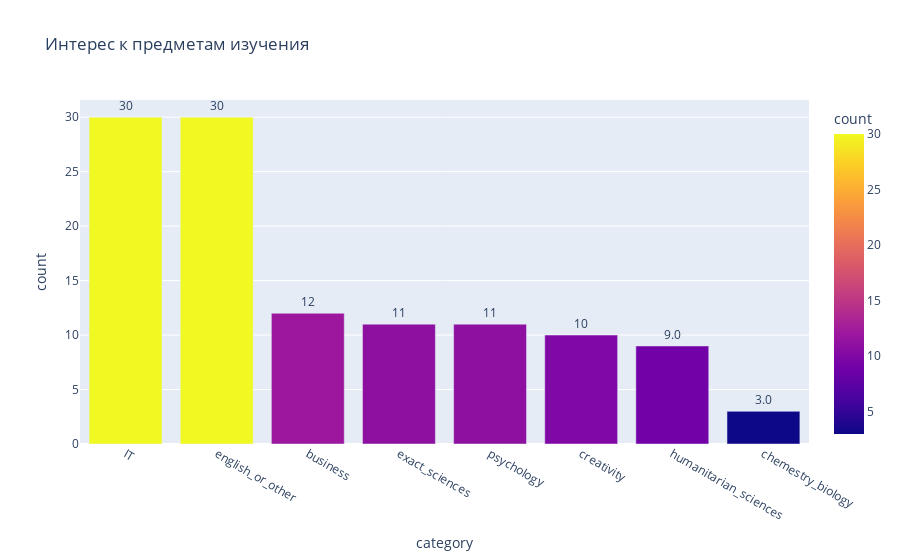

Here is the notebook cell this chart was saved with:
### Code cell
bar_interesting = px.bar(
    count_categories_df,
    x='category', y='count',
    title="Интерес к предметам изучения",
    color='count',
    text_auto='.2s',
)

bar_interesting.update_traces(textposition='outside')

bar_interesting.update_layout(
    barmode='stack',
    xaxis={'categoryorder': 'total descending'},
    

)
bar_interesting.show()

### Figure 1 — Plotly figure (JSON) as saved in the notebook; plotly's stock layout.template omitted (floating-point values rounded to 4 significant figures)
{"data": [{"alignmentgroup": "True", "hovertemplate": "category=%{x}<br>count=%{marker.color}<extra></extra>", "legendgroup": "", "marker": {"color": [11, 9, 3, 11, 10, 30, 12, 30], "coloraxis": "coloraxis", "pattern": {"shape": ""}}, "name": "", "offsetgroup": "", "orientation": "v", "showlegend": false, "textposition": "outside", "texttemplate": "%{y:.2s}", "type": "bar", "x": ["exact_sciences", "humanitarian_sciences", "chemestry_biology", "psychology", "creativity", "IT", "business", "english_or_other"], "xaxis": "x", "y": [11, 9, 3, 11, 10, 30, 12, 30], "yaxis": "y"}], "layout": {"barmode": "stack", "coloraxis": {"colorbar": {"title": {"text": "count"}}, "colorscale": [[0, "#0d0887"], [0.1111, "#46039f"], [0.2222, "#7201a8"], [0.3333, "#9c179e"], [0.4444, "#bd3786"], [0.5556, "#d8576b"], [0.6667, "#ed7953"], [0.7778, "#fb9f3a"], [0.8889, "#fdca26"], [1, "#f0f921"]]}, "legend": {"tracegroupgap": 0}, "title": {"text": "Интерес к предметам изучения"}, "xaxis": {"anchor": "y", "categoryorder": "total descending", "domain": [0, 1], "title": {"text": "category"}}, "yaxis": {"anchor": "x", "domain": [0, 1], "title": {"text": "count"}}}}
